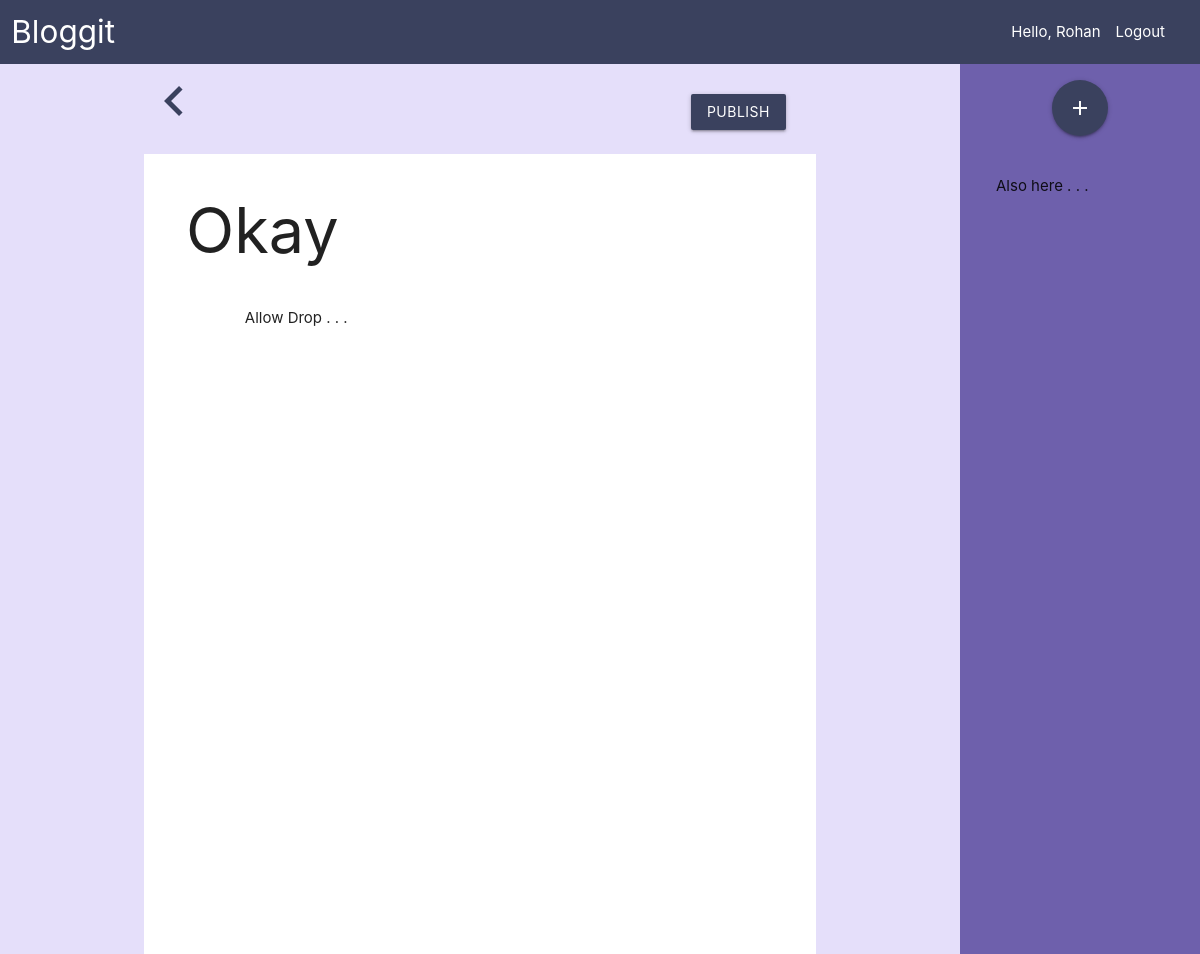
The page /edit/19 (signed in) on the database as committed earlier.
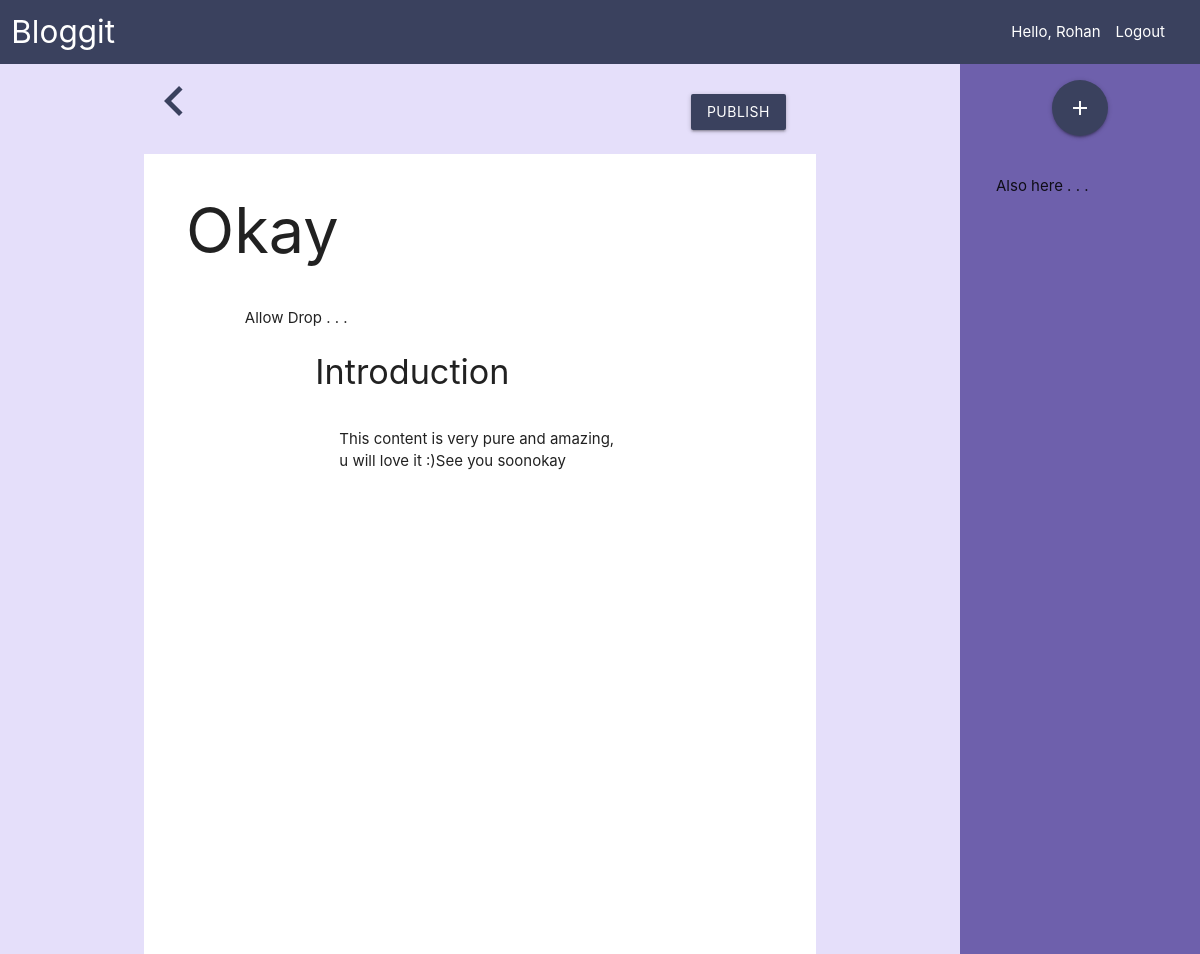
The same page on the database as committed later.
### blog/models.py (models this page shows, shortened)
class block(models.Model):
    blog = models.ForeignKey(blog, on_delete=models.CASCADE)
    position = models.IntegerField(default=0)
    title = models.CharField(max_length=50)
    content = models.TextField()
    isMerged = models.BooleanField(default=False)
    created_at = models.DateTimeField(auto_now_add=True)
    updated_at = models.DateTimeField(auto_now=True)

### blog/views.py (the view)
# urls.py: path('edit/<int:id>', views.edit_blog, name='edit_blog'),
def edit_blog(request, id):
    if (not request.user.is_authenticated):
        return redirect('')
    user = request.user
    blog = user.blog_set.get(id=id)
    merged_block = blog.block_set.filter(isMerged=True)
    unmerged_block = blog.block_set.filter(isMerged=False)
    return render(request, 'content.html',
                  {
                      'blog': blog,
                      'merged_block': merged_block,
                      'unmerged_block': unmerged_block
                  }
                )

### blog/templates/content.html (shortened to what this page needs)
<!DOCTYPE html>
<html lang="en">
<head>
    <link rel="stylesheet" href="https://cdnjs.cloudflare.com/ajax/libs/materialize/1.0.0/css/materialize.min.css">
</head>
<body>
    <nav class="nav">
        <div class="row">
            <div class="col m2">
                <a href="#" class="brand-logo left">Bloggit</a>
            </div>
            <div class="col m2 right">
                {% if user.is_authenticated %}
                <ul>
                    <li>Hello, {{user.first_name}}</li>
                    <li><a href="../accounts/logout">Logout</a></li>
                </ul>
                {% endif %}
            </div>
        </div>
    </nav>
    <div class="container-fluid mainpage">
        <div class="mainbar">
            <form action="" method="POST">
                <div class="container"><a href="/" class="waves-effect waves-light back-btn">
                    <i class="material-icons medium">chevron_left</i>
                </a>
                <a href="publish/{{blog.id}}" class="btn waves-effect waves-light right navcolor publish-btn" name="publish">Publish</a>
                </div>
                <div class="container page">
                    <h1>{{ blog.heading }}</h1>
                    <div class="container" ondrop="drop(event, 1, {{blog.id}})" ondragover="allowDrop(event)" id="merged_block_container">
                        Allow Drop . . .
                        {% for block in merged_block %}
                            <div class="card" draggable="true" ondragstart="drag(event)" id={{block.id}}>
                                <div class="container">
                                    <div class="card-title">
                                        <h4>{{ block.title }}</h4>
                                    </div>
                                    <div class="card-content">
                                        <p>{{block.content}}</p>
                                    </div>
                                </div>
                            </div>
                        {% endfor %}
                    </div>
                </div>
            </form>
        </div>
        <div class="sidebar">
            <div class="container sidepage" ondrop="drop(event, 0, {{blog.id}})" ondragover="allowDrop(event)" id="unmerged_block_container">
                <div class="plus-btn">
                    <a href="#modal1" class="waves-effect waves-light btn navcolor modal-trigger btn-floating btn-large">
                        <i class="material-icons large">add</i>
                    </a>
                </div>
                <br>
                Also here . . .
            </div>
        </div>
    </div>
</body>
</html>

Rows that differ between the two databases and show on the page:
now on this page (row edited): block: title "Introduction", content "This content is very pure and amazing, u will love it :)See you soonokay"
